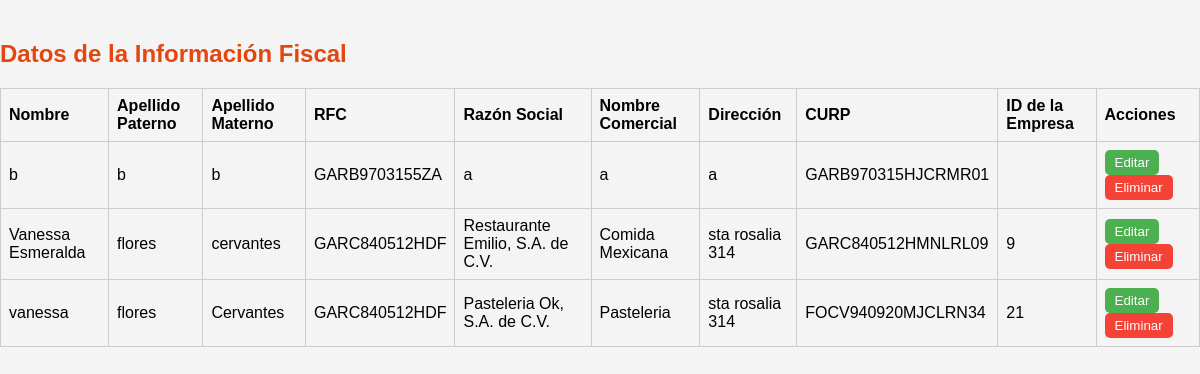
The app's page /src/super-user/super-user-functions/tax-data/read-tax-data.php with its own data.
### tables this page shows
CREATE TABLE `tax_data` (
  `id` int NOT NULL,
  `firstName` varchar(100) NOT NULL,
  `lastName` varchar(100) NOT NULL,
  `surname` varchar(100) NOT NULL,
  `rfc` char(13) NOT NULL,
  `socialName` varchar(255) NOT NULL,
  `tradeName` varchar(255) NOT NULL,
  `address` text NOT NULL,
  `curp` char(18) NOT NULL,
  `company_id` int DEFAULT NULL
);

### src/super-user/super-user-functions/tax-data/fetchTaxData.php (the view, shortened to what this page needs)
<?php
require '../../../db/connection.php';
$sql = "SELECT id, firstName, lastName, surname, rfc, socialName, tradeName, address, curp, company_id FROM tax_data";
$result = $conn->query($sql);
if ($result->num_rows > 0) {
    while ($row = $result->fetch_assoc()) {
        echo "<tr>";
        echo "<td>" . htmlspecialchars($row['firstName']) . "</td>";
        echo "<td>" . htmlspecialchars($row['lastName']) . "</td>";
        echo "<td>" . htmlspecialchars($row['surname']) . "</td>";
        echo "<td>" . htmlspecialchars($row['rfc']) . "</td>";
        echo "<td>" . htmlspecialchars($row['socialName']) . "</td>";
        echo "<td>" . htmlspecialchars($row['tradeName']) . "</td>";
        echo "<td>" . htmlspecialchars($row['address']) . "</td>";
        echo "<td>" . htmlspecialchars($row['curp']) . "</td>";
        echo "<td>" . htmlspecialchars($row['company_id']) . "</td>";
        echo '<td><button class="edit-btn" onclick="location.href=\'../update-tax-data/update-tax-data.php?id=' . $row['id'] . '\'">Editar</button><button class="delete-btn" data-id="' . $row['id'] . '">Eliminar</button></td>';
        echo "</tr>";
    }
} else {
    echo "<tr><td colspan='10'>No hay información fiscal registrada.</td></tr>";
}
?>

### src/super-user/super-user-functions/tax-data/read-tax-data.css (style rules this page uses)
body { font-family: Arial, sans-serif; background-color: #f4f4f4; display: flex; justify-content: center; align-items: center; margin: 0; }
table, th, td { border: 1px solid #ccc; }
th, td { padding: 8px; text-align: left; }
button { padding: 5px 10px; margin-right: 5px; cursor: pointer; border-radius: 5px; border: none; }
.edit-btn { background-color: #4caf50; color: white; }
.delete-btn { background-color: #f44336; color: white; }

### records on screen
tax_data: firstName "b", lastName "b", surname "b", rfc "GARB9703155ZA", socialName "a", tradeName "a", address "a", curp "GARB970315HJCRMR01"
tax_data: firstName "Vanessa Esmeralda", lastName "flores", surname "cervantes", rfc "GARC840512HDF", socialName "Restaurante Emilio, S.A. de C.V.", tradeName "Comida Mexicana", address "sta rosalia 314", curp "GARC840512HMNLRL09", company "9"
tax_data: firstName "vanessa", lastName "flores", surname "Cervantes", rfc "GARC840512HDF", socialName "Pasteleria Ok, S.A. de C.V.", tradeName "Pasteleria", address "sta rosalia 314", curp "FOCV940920MJCLRN34", company "21"
